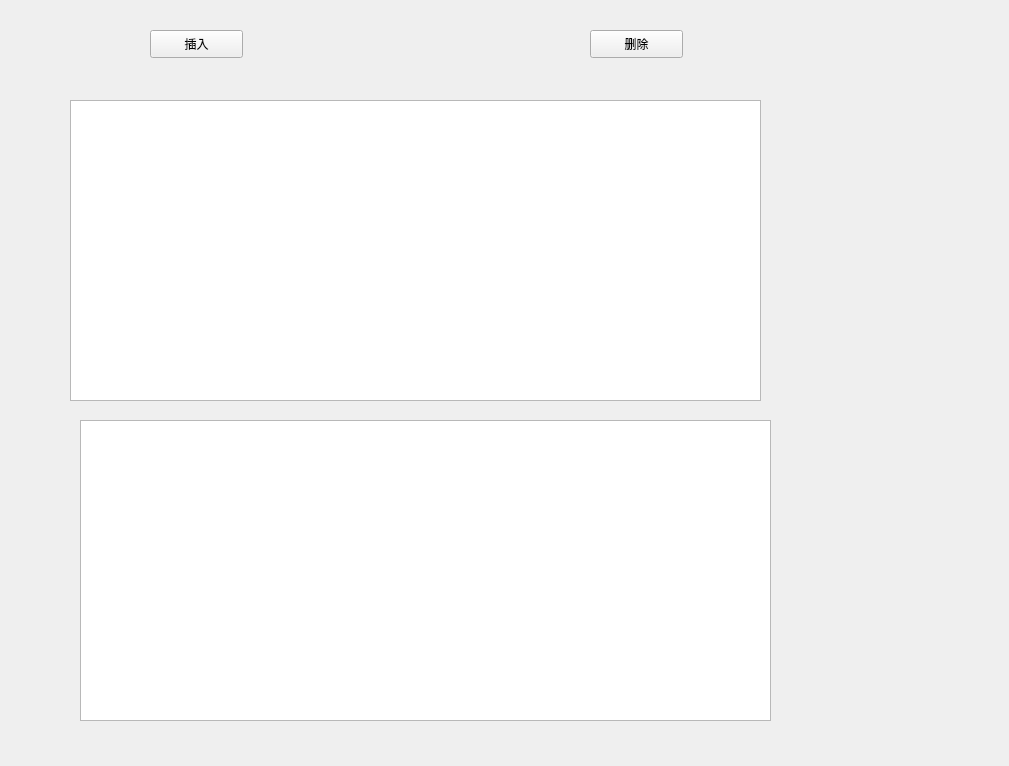
<?xml version="1.0" encoding="UTF-8"?>
<ui version="4.0">
 <class>Widget</class>
 <widget class="QWidget" name="Widget">
  <property name="geometry">
   <rect>
    <x>0</x>
    <y>0</y>
    <width>1009</width>
    <height>766</height>
   </rect>
  </property>
  <property name="windowTitle">
   <string>Widget</string>
  </property>
  <widget class="QTableView" name="tableView">
   <property name="geometry">
    <rect>
     <x>70</x>
     <y>100</y>
     <width>691</width>
     <height>301</height>
    </rect>
   </property>
  </widget>
  <widget class="QPushButton" name="pushButton">
   <property name="geometry">
    <rect>
     <x>150</x>
     <y>30</y>
     <width>93</width>
     <height>28</height>
    </rect>
   </property>
   <property name="text">
    <string>插入</string>
   </property>
  </widget>
  <widget class="QPushButton" name="pushButton_2">
   <property name="geometry">
    <rect>
     <x>590</x>
     <y>30</y>
     <width>93</width>
     <height>28</height>
    </rect>
   </property>
   <property name="text">
    <string>删除</string>
   </property>
  </widget>
  <widget class="QTableView" name="tableView2">
   <property name="geometry">
    <rect>
     <x>80</x>
     <y>420</y>
     <width>691</width>
     <height>301</height>
    </rect>
   </property>
  </widget>
 </widget>
 <layoutdefault spacing="6" margin="11"/>
 <resources/>
 <connections/>
</ui>
